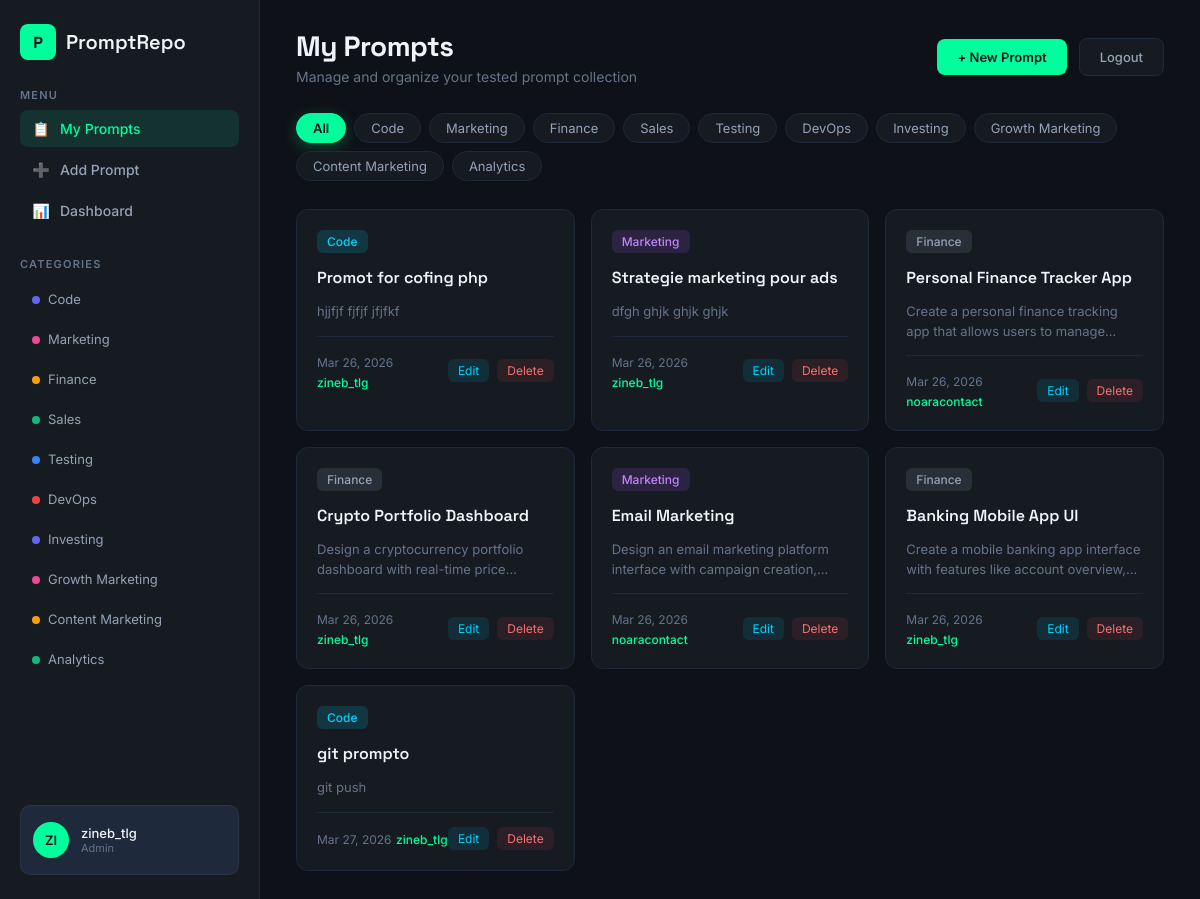
Page /prompts/index.php (signed in) on the committed database.
### tables this page shows
CREATE TABLE `categories` (
  `Id` int(11) NOT NULL,
  `Title` varchar(50) NOT NULL,
  `Created_at` datetime DEFAULT current_timestamp()
);

CREATE TABLE `prompts` (
  `Id` int(11) NOT NULL,
  `Title` varchar(100) NOT NULL,
  `content` text NOT NULL,
  `User_Id` int(11) NOT NULL,
  `Category_Id` int(11) NOT NULL,
  `Created_at` datetime DEFAULT current_timestamp()
);

CREATE TABLE `users` (
  `Id` int(11) NOT NULL,
  `Username` varchar(50) NOT NULL,
  `Password` varchar(255) NOT NULL,
  `Email` varchar(150) NOT NULL,
  `Role` enum('admin','user') DEFAULT 'user',
  `Created_at` datetime DEFAULT current_timestamp()
);

### classes/Category.php (called while the page is built, shortened)
<?php
class Category{
    private $conn;
    private $table = "Categories";
    public function __construct($db){
        $this->conn =$db;
    }
    Public function getAll(){
        $query = "SELECT * FROM " . $this->table;
        $stmt =$this->conn->prepare($query);
        $stmt->execute();
        return $stmt;
    }
}
?>

### classes/Prompt.php (called while the page is built, shortened)
<?php
class Prompt {
private $conn;
public function __construct($db){
    $this->conn =$db;
}
public function getAll(){
    $query="SELECT Prompts.Id,Prompts.Title,Prompts.content,Prompts.Created_at,Prompts.User_Id,
    Users.Username,
    Categories.Title As Category_Title
    FROM Prompts
    INNER JOIN Users ON Prompts.User_Id = Users.Id
    INNER JOIN Categories ON Prompts.Category_Id=Categories.Id";
    $stmt=$this->conn->prepare($query);
    $stmt->execute();
    return $stmt;
}
}
?>

### prompts/index.php (the view, shortened to what this page needs)
<?php
include '../classes/Prompt.php';
include '../classes/Category.php';
$database = new Database();
$db = $database->connect();
$prompt = new Prompt($db);
$category = new Category($db);
$categories = $category->getAll()->fetchAll(PDO::FETCH_ASSOC);
if (isset($_GET['category']) && $_GET['category'] != '') {
    $prompts = $prompt->getByCategory($_GET['category'])->fetchAll(PDO::FETCH_ASSOC);
} else {
    $prompts = $prompt->getAll()->fetchAll(PDO::FETCH_ASSOC);
}
?>
<!DOCTYPE html>
<html lang="en">
<head>
    <link rel="stylesheet" href="../css/style.css">
</head>
<body>
<div class="dashboard">
    <aside class="sidebar">
        <div class="sidebar-top">
            <div class="logo">
                <div class="logo-icon">P</div>
                <div class="logo-text">PromptRepo</div>
            </div>
            <div class="nav-section">
                <div class="nav-label">MENU</div>
                <a href="index.php" class="nav-item active"><span class="icon">📋</span> My Prompts</a>
                <a href="create.php" class="nav-item"><span class="icon">➕</span> Add Prompt</a>
                <?php if ($_SESSION['role'] == 'admin') : ?>
                <a href="../admin/Dashboard.php" class="nav-item"><span class="icon">📊</span> Dashboard</a>
                <?php endif; ?>
            </div>
            <div class="cat-section">
                <div class="nav-label">CATEGORIES</div>
                <?php
                $catColors = ['#6366F1','#EC4899','#F59E0B','#10B981','#3B82F6','#EF4444'];
                foreach ($categories as $i => $c) :
                    $color = $catColors[$i % count($catColors)];
                ?>
                <a href="index.php?category=<?= $c['Id'] ?>" class="cat-item">
                    <span><span class="cat-dot" style="background:<?= $color ?>"></span><?= $c['Title'] ?></span>
                </a>
                <?php endforeach; ?>
            </div>
        </div>
        <div class="user-profile">
            <div class="user-avatar"><?= strtoupper(substr($_SESSION['username'], 0, 2)) ?></div>
            <div class="user-info">
                <div class="user-name"><?= $_SESSION['username'] ?></div>
                <div class="user-role"><?= $_SESSION['role'] == 'admin' ? 'Admin' : 'Developer' ?></div>
            </div>
        </div>
    </aside>
    <main class="main-content">
        <div class="top-bar">
            <div>
                <h1 class="page-title">My Prompts</h1>
                <p class="page-subtitle">Manage and organize your tested prompt collection</p>
            </div>
            <div class="top-actions">
                <a href="create.php" class="btn-primary">+ New Prompt</a>
                <a href="../auth/logout.php" class="btn-secondary">Logout</a>
            </div>
        </div>
        <div class="filter-row">
            <a href="index.php" class="filter-btn <?= !isset($_GET['category']) ? 'active' : '' ?>">All</a>
            <?php foreach ($categories as $c) : ?>
            <a href="index.php?category=<?= $c['Id'] ?>" class="filter-btn <?= (isset($_GET['category']) && $_GET['category'] == $c['Id']) ? 'active' : '' ?>"><?= $c['Title'] ?></a>
            <?php endforeach; ?>
        </div>
        <?php if (count($prompts) > 0) : ?>
        <div class="cards-grid">
            <?php foreach ($prompts as $p) :
                $catLower = strtolower($p['Category_Title']);
                $tagClass = 'tag-default';
                if (strpos($catLower, 'code') !== false) $tagClass = 'tag-code';
                elseif (strpos($catLower, 'sql') !== false) $tagClass = 'tag-sql';
                elseif (strpos($catLower, 'market') !== false) $tagClass = 'tag-marketing';
                elseif (strpos($catLower, 'devops') !== false) $tagClass = 'tag-devops';
            ?>
            <div class="prompt-card">
                <div class="card-tag <?= $tagClass ?>"><?= $p['Category_Title'] ?></div>
                <a href="view.php?id=<?= $p['Id'] ?>" class="card-title" style="color:var(--text-primary);"><?= $p['Title'] ?></a>
                <div class="card-content"><?= $p['content'] ?></div>
                <div class="card-footer">
                    <div>
                        <span class="card-meta"><?= date('M d, Y', strtotime($p['Created_at'])) ?></span>
                        <span class="card-author"><?= $p['Username'] ?></span>
                    </div>
                    <?php if ($p['User_Id'] == $_SESSION['user_id'] || $_SESSION['role'] == 'admin') : ?>
                    <div class="card-actions">
                        <a href="edit.php?id=<?= $p['Id'] ?>" class="edit-btn">Edit</a>
                        <a href="delete.php?id=<?= $p['Id'] ?>" onclick="return confirm('Delete this prompt?')" class="delete-btn">Delete</a>
                    </div>
                    <?php endif; ?>
                </div>
            </div>
            <?php endforeach; ?>
        </div>
        <?php endif; ?>
    </main>
</div>
</body>
</html>

### rows in the picture
categories: Title "Code"
categories: Title "Marketing"
categories: Title "Finance"
categories: Title "Sales"
categories: Title "Testing"
categories: Title "DevOps"
categories: Title "Investing"
categories: Title "Growth Marketing"
categories: Title "Content Marketing"
categories: Title "Analytics"
prompts: Category_Id.Title "Code", Title "Promot for cofing php", content "hjjfjf fjfjf jfjfkf", Created_at "Mar 26, 2026", User_Id.Username "zineb_tlg"
prompts: Category_Id.Title "Marketing", Title "Strategie marketing pour ads", content "dfgh ghjk ghjk ghjk", Created_at "Mar 26, 2026", User_Id.Username "zineb_tlg"
prompts: Category_Id.Title "Finance", Title "Personal Finance Tracker App", content "Create a personal finance tracking app that allows users to…", Created_at "Mar 26, 2026", User_Id.Username "noaracontact"
prompts: Category_Id.Title "Finance", Title "Crypto Portfolio Dashboard", content "Design a cryptocurrency portfolio dashboard with real-time…", Created_at "Mar 26, 2026", User_Id.Username "zineb_tlg"
prompts: Category_Id.Title "Marketing", Title "Email Marketing", content "Design an email marketing platform interface with campaign…", Created_at "Mar 26, 2026", User_Id.Username "noaracontact"
prompts: Category_Id.Title "Finance", Title "Banking Mobile App UI", content "Create a mobile banking app interface with features like account…", Created_at "Mar 26, 2026", User_Id.Username "zineb_tlg"
prompts: Category_Id.Title "Code", Title "git prompto", content "git push", Created_at "Mar 27, 2026", User_Id.Username "zineb_tlg"

### other values in the picture
substr($_SESSION['username'], 0, 2) "ZI"
$_SESSION['username'] "zineb_tlg"
